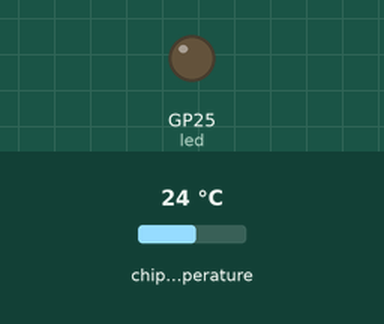
Simulated run of this program. Board: Raspberry Pi Pico running MicroPython. Shown: output pins drawn as LEDs (lit = HIGH). The inputs (shaded band) are chosen by the test bench; at power-on: chip temperature 24 °C. Files the program writes start out absent; what the program prints to the serial console is not drawn.

Above: at 5.0 s.
At 10.5 s:
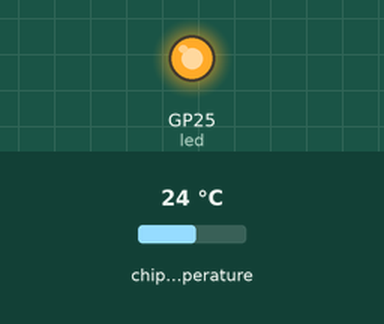
Timing chart, 0 to 13.0 s (numbered marks = the images above):
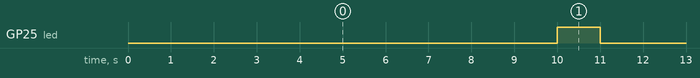

Measured:
- by itself, GP25 (led): alternates HIGH for 1.0 s and LOW for 9.0 s

The program:

temp.py
```python
import machine
import time
import uos

# Global hardware setup
led = machine.Pin("LED", machine.Pin.OUT)
temp_sensor = machine.ADC(4)  # Onboard temperature sensor

def read_temp():
    reading = temp_sensor.read_u16()
    voltage = reading * (3.3 / 65535)
    celsius = 27 - (voltage - 0.706) / 0.001721
    fahrenheit = (celsius * 9/5) + 32
    return celsius, fahrenheit

# Initialize log file
log_file = "temp_log.txt"
with open(log_file, "w") as f:
    f.write("Time,Celsius,Fahrenheit\n")

# Timer callback function
def log_temp(t):
    celsius, fahrenheit = read_temp()
    blink_rate = 0.2 if celsius > 40 else 1.0  # Fast blink if hot
    led.value(1)
    time.sleep(blink_rate)
    led.value(0)
    time.sleep(blink_rate)

    with open(log_file, "a") as f:
        f.write(f"{time.ticks_ms()},{celsius:.2f},{fahrenheit:.2f}\n")
    print(f"Temp: {celsius:.1f}°C ({fahrenheit:.1f}°F)")

# Start logging every 10 seconds
timer = machine.Timer()
timer.init(period=10000, mode=machine.Timer.PERIODIC, callback=log_temp)

print("Temperature logger started! Check shell every 10s.")
```
